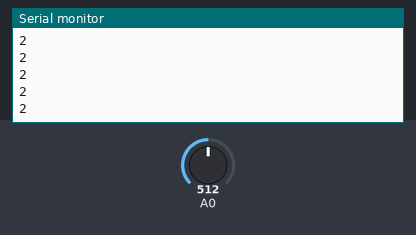
This sketch was run on a simulated Arduino Uno, built with avr-gcc and run on an emulated ATmega328P. On the bench: the last lines printed to the serial monitor. Inputs (shaded band) come from the test bench; at power-on: A0 = 512.

Above: at 1.2 s.
1.3 s: A0 set to 496
At 1.31 s:
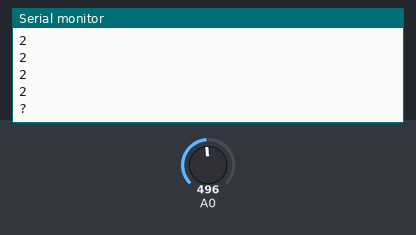
3.2 s: A0 set to 6
At 3.21 s:
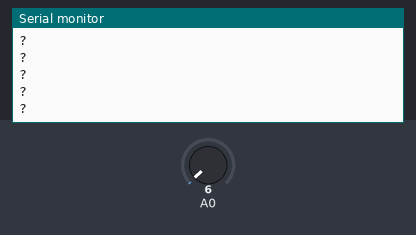
4.7 s: A0 set to 3
At 4.71 s:
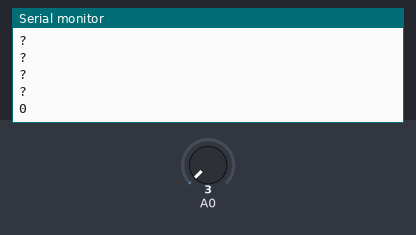

The sketch:

on-off-on.ino
```cpp
int toll = 5;

void setup() {
  Serial.begin(9600);
}

void loop() {
  int v = analogRead(A0);

  if (v < toll) {
    Serial.println("0");
  } else if ((v > 320-toll) && (v < 320+toll)) {
    Serial.println("1");
  } else if ((v > 512-toll) && (v < 512+toll)) {
    Serial.println("2");
  } else {
    Serial.println("?");
  }

  //Serial.println(v);
  delay(100);
}
```

Measured:
- the behaviour switches between 508 and 507 on A0 (found by bisection; images 0 and 1)
- the behaviour switches between 5 and 4 on A0 (found by bisection; images 2 and 3)
- after the input at 1.3 s, the serial monitor: prints a new line at once (image 1)
- after the input at 4.7 s, the serial monitor: prints a new line at once (image 3)
